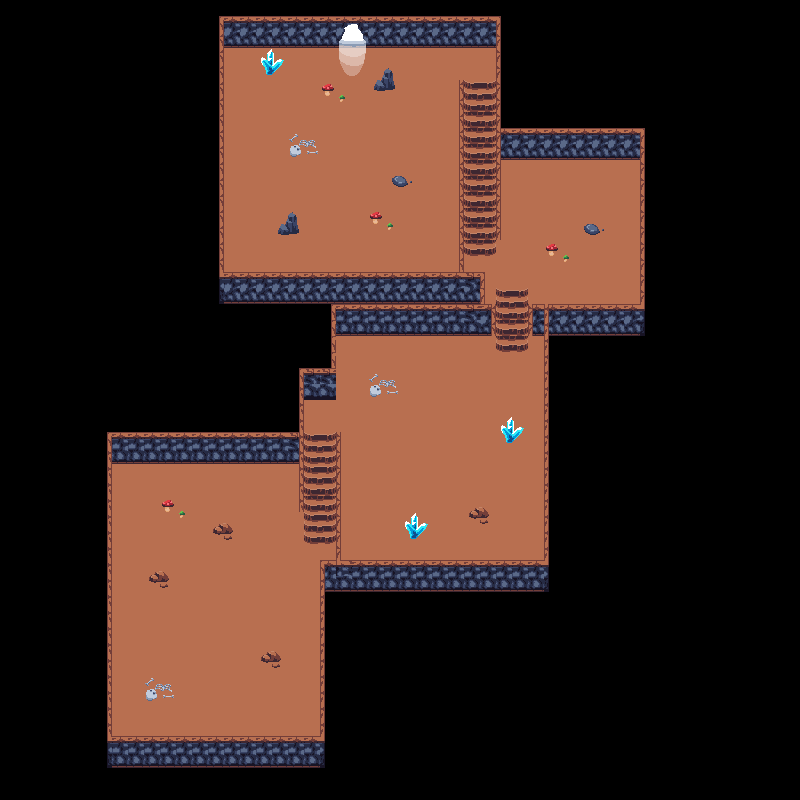

This is a level from a 2D game, rendered from its Tiled map with the project's own tilesets. A one-line summary and the map file follow, with tile-layer data summarised:
An orthogonal 50x50 tile map with 16x16 px tiles, 5 tile layers (floor, stairs, walls2, walls, ...) and 43 objects (40x collision, dungeon_exit, spawn_dungeon, boss_path1).

<map version="1.5" tiledversion="1.7.2" orientation="orthogonal" renderorder="right-down" width="50" height="50" tilewidth="16" tileheight="16" infinite="0" nextlayerid="12" nextobjectid="45">
 <tileset firstgid="1" source="tileset_dungeon.tsx" />
 <layer id="1" name="floor" width="50" height="50">
  <data>[2500 cells, 764 non-empty, 16 distinct tile ids]</data>
 </layer>
 <layer id="6" name="stairs" width="50" height="50">
  <data>[2500 cells, 44 non-empty, 4 distinct tile ids]</data>
 </layer>
 <layer id="8" name="walls2" width="50" height="50">
  <data>[2500 cells, 17 non-empty, 5 distinct tile ids]</data>
 </layer>
 <layer id="7" name="walls" width="50" height="50">
  <data>[2500 cells, 318 non-empty, 19 distinct tile ids]</data>
 </layer>
 <layer id="9" name="decoration" width="50" height="50">
  <data>[2500 cells, 80 non-empty, 32 distinct tile ids]</data>
 </layer>
 <objectgroup id="10" name="objects">
  <object id="1" type="collision" x="219" y="16" width="4.66667" height="288" />
  <object id="2" type="collision" x="223.333" y="287.667" width="261" height="16.6667" />
  <object id="3" type="collision" x="223" y="41.3333" width="115.667" height="6.33333" />
  <object id="4" type="collision" x="330.333" y="16" width="8.33333" height="24.6667" />
  <object id="5" type="collision" x="366.333" y="16.3333" width="7.66667" height="24.6667" />
  <object id="6" type="collision" x="338.333" y="16" width="27.6667" height="8" />
  <object id="7" type="collision" x="366.333" y="41" width="134.333" height="6.33333" />
  <object id="8" type="collision" x="459" y="79.6667" width="4.33333" height="218.667" />
  <object id="9" type="collision" x="496" y="47.3333" width="4.66667" height="192.667" />
  <object id="10" type="collision" x="500.667" y="154.333" width="140" height="5.33333" />
  <object id="11" type="collision" x="640" y="154" width="4.66667" height="182" />
  <object id="12" type="collision" x="528.333" y="320" width="111.333" height="16" />
  <object id="13" type="collision" x="528" y="304.667" width="4.33333" height="15" />
  <object id="14" type="collision" x="490.333" y="304" width="5.33333" height="32.6667" />
  <object id="15" type="collision" x="330.667" y="304.333" width="5" height="95.6667" />
  <object id="16" type="collision" x="336.333" y="330.333" width="154" height="5" />
  <object id="17" type="collision" x="544" y="336" width="4.66667" height="256" />
  <object id="18" type="collision" x="319.667" y="575.667" width="224.333" height="15.3333" />
  <object id="19" type="collision" x="319.667" y="590.333" width="5.33333" height="177.333" />
  <object id="20" type="collision" x="336" y="431.667" width="4.66667" height="159" />
  <object id="21" type="collision" x="298.667" y="383.333" width="37" height="16.3333" />
  <object id="22" type="collision" x="298.667" y="399.667" width="5" height="112.667" />
  <object id="23" type="collision" x="111" y="447.667" width="187.333" height="16" />
  <object id="24" type="collision" x="106.667" y="447.667" width="4.66667" height="319.667" />
  <object id="25" type="collision" x="110.667" y="751.333" width="209.333" height="16.3333" />
  <object id="26" type="collision" x="214.333" y="523.667" width="17" height="14" />
  <object id="27" type="collision" x="151" y="571" width="15" height="12.3333" />
  <object id="28" type="collision" x="263.333" y="650" width="15.6667" height="16.6667" />
  <object id="29" type="collision" x="146" y="686.667" width="10.3333" height="13.6667" />
  <object id="30" type="collision" x="298.333" y="512.333" width="6.33333" height="27" />
  <object id="31" type="collision" x="408.667" y="525.667" width="10.3333" height="13.6667" />
  <object id="32" type="collision" x="471.333" y="507.667" width="15.3333" height="14.3333" />
  <object id="33" type="collision" x="369.333" y="384.333" width="11.3333" height="12.3333" />
  <object id="34" type="collision" x="506" y="431.333" width="7.66667" height="12.3333" />
  <object id="35" type="collision" x="584.333" y="224.667" width="15.3333" height="10.6667" />
  <object id="36" type="collision" x="264.667" y="62.3333" width="10.6667" height="13" />
  <object id="37" type="collision" x="373.333" y="78" width="24.3333" height="12.6667" />
  <object id="38" type="collision" x="288.667" y="146.333" width="13" height="10" />
  <object id="39" type="collision" x="278.333" y="223" width="21.3333" height="12" />
  <object id="40" type="collision" x="392.667" y="175" width="15.6667" height="12.3333" />
  <object id="42" name="dungeon_exit" x="339.333" y="23.3333" width="26" height="28.6667" />
  <object id="43" name="spawn_dungeon" x="211.333" y="730">
   <point />
  </object>
 </objectgroup>
 <objectgroup id="11" name="npc_path">
  <object id="44" name="boss_path1" x="352" y="128" width="16" height="16" />
 </objectgroup>
</map>
